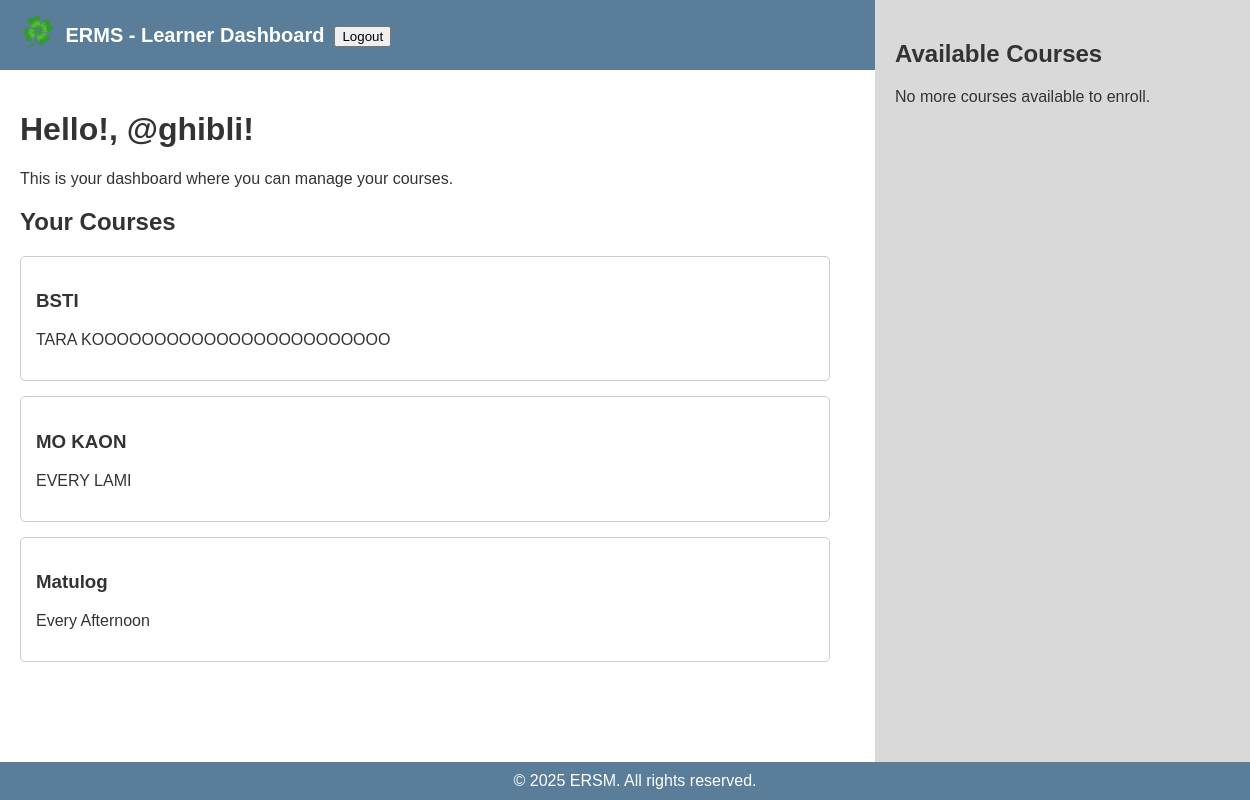
The app's page /user_dashboard/ (signed in), older data.
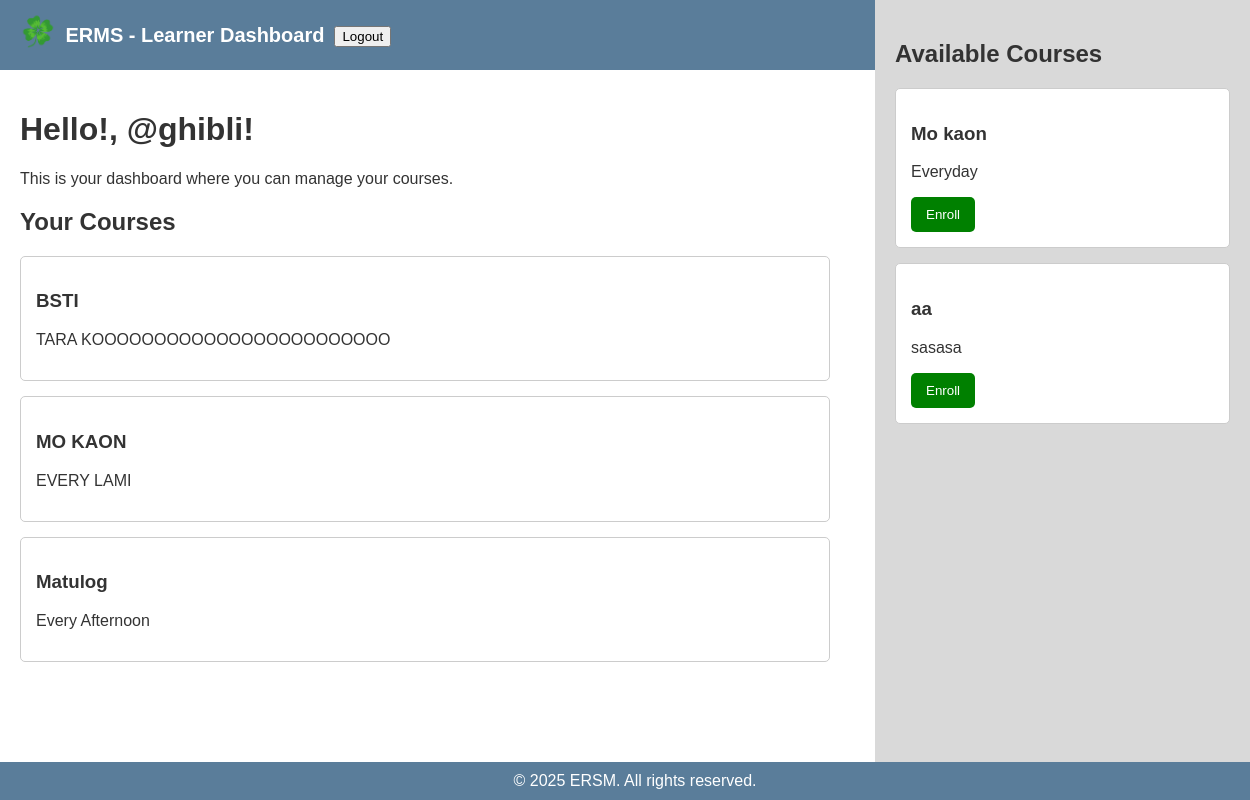
The same page, newer data.
### lms/models.py (models this page shows, shortened)
class Enrollment(models.Model):
    user = models.ForeignKey(User, on_delete=models.CASCADE)
    course = models.ForeignKey(Course, on_delete=models.CASCADE)
    enrolled_at = models.DateTimeField(auto_now_add=True)

class Course(models.Model):
    trainer = models.ForeignKey(User, on_delete=models.CASCADE)  # Make sure only trainers create courses
    course_name = models.CharField(max_length=100)
    course_description = models.TextField()
    course_duration = models.CharField(max_length=50)

### lms/views.py (the view)
# urls.py: path('user_dashboard/', views.user_dashboard, name='user_dashboard'),
def user_dashboard(request):
    enrolled_courses = Enrollment.objects.filter(user=request.user)
    enrolled_course_ids = enrolled_courses.values_list('course_id', flat=True)
    available_courses = Course.objects.exclude(id__in=enrolled_course_ids)
    context = {
        'enrollments': enrolled_courses,
        'available_courses': available_courses
    }
    return render(request, 'lms/user_dashboard.html', context)

### lms/templates/lms/user_dashboard.html (shortened to what this page needs)
{% load static %}
<!DOCTYPE html>
<html lang="en">
<head>
</head>
<body>
    <div class="header">
        <img src="{% static 'images/logo.png' %}" alt="Logo" style="height: 50px; vertical-align: middle;">
        ERMS - Learner Dashboard
        <form method="POST" action="{% url 'lms:logout' %}" class="logout-form">
            <button type="submit" class="logout-button">Logout</button>
        </form>
    </div>
    <div class="content">
        <h1>Hello!, {{ request.user.username }}!</h1>
        <p>This is your dashboard where you can manage your courses.</p>
        <h2>Your Courses</h2>
        {% for enrollment in enrollments %}
          <div class="course-box">
            <h3>{{ enrollment.course.course_name }}</h3>
            <p>{{ enrollment.course.course_description }}</p>
          </div>
        {% empty %}
          <p>You haven't enrolled in any courses yet.</p>
        {% endfor %}
    </div>
    <div class="sidebar">
        <h2>Available Courses</h2>
        {% for course in available_courses %}
          <div class="course-box">
            <h3>{{ course.course_name }}</h3>
            <p>{{ course.course_description }}</p>
            <form method="POST" action="{% url 'lms:enroll_course' course.id %}">
                <button type="submit" class="button">Enroll</button>
            </form>
          </div>
        {% empty %}
          <p>No more courses available to enroll.</p>
        {% endfor %}
    </div>
    <div class="footer">
        <div class="footer-text">© 2025 ERSM. All rights reserved.</div>
    </div>
</body>
</html>

Row changes from the older to the newer data that the page shows:
added Course: course_name "Mo kaon", course_description "Everyday"
added Course: course_name "aa", course_description "sasasa"
Text that changed along with them:
text no longer shown: "No more courses available to enroll."
